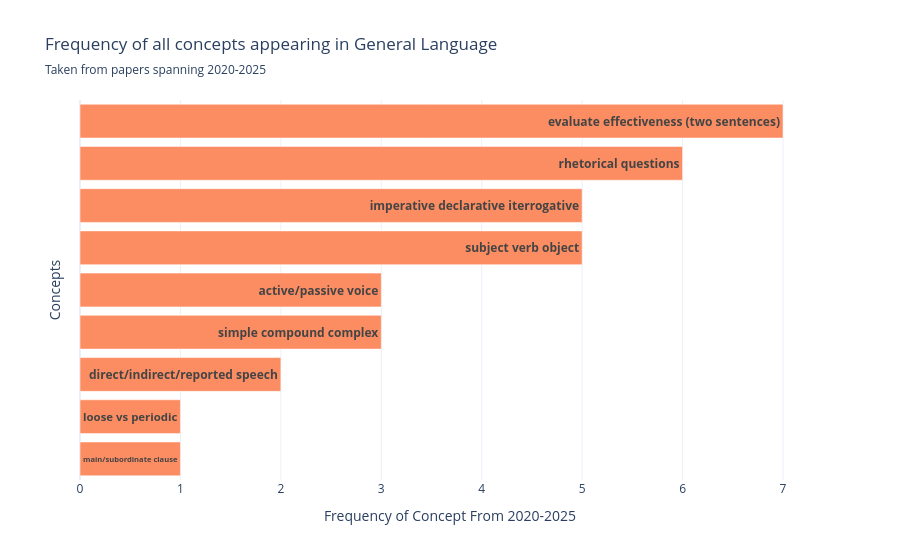

Here is the notebook cell this chart was saved with:
### Code cell
fig = px.bar(
    language_skills,
    x="count",
    y="Keywords",
    title = "Frequency of all concepts appearing in General Language",
    subtitle= "Taken from papers spanning 2020-2025",
    color = "Keywords",
    color_discrete_sequence=['#fc8d62'],
    orientation= 'h',
    text='Keywords',
    template='plotly_white'
    )

fig.update_layout(
    showlegend=False,
    yaxis_title = 'Concepts',
    xaxis_title = 'Frequency of Concept From 2020-2025',    
)
fig.update_yaxes(          
    showticklabels=False  
)

fig.update_traces(
    textposition="inside",
    textfont=dict(weight="bold")  # Makes all bar text bold
)

fig.show()

### Figure 1 — Plotly figure (JSON) as saved in the notebook; plotly's stock layout.template omitted (floating-point values rounded to 4 significant figures)
{"data": [{"hovertemplate": "Keywords=%{text}<br>count=%{x}<extra></extra>", "legendgroup": "evaluate effectiveness (two sentences)", "marker": {"color": "#fc8d62", "pattern": {"shape": ""}}, "name": "evaluate effectiveness (two sentences)", "orientation": "h", "showlegend": true, "text": ["evaluate effectiveness (two sentences)"], "textfont": {"weight": "bold"}, "textposition": "inside", "type": "bar", "x": [7], "xaxis": "x", "y": ["evaluate effectiveness (two sentences)"], "yaxis": "y"}, {"hovertemplate": "Keywords=%{text}<br>count=%{x}<extra></extra>", "legendgroup": "rhetorical questions", "marker": {"color": "#fc8d62", "pattern": {"shape": ""}}, "name": "rhetorical questions", "orientation": "h", "showlegend": true, "text": ["rhetorical questions"], "textfont": {"weight": "bold"}, "textposition": "inside", "type": "bar", "x": [6], "xaxis": "x", "y": ["rhetorical questions"], "yaxis": "y"}, {"hovertemplate": "Keywords=%{text}<br>count=%{x}<extra></extra>", "legendgroup": "imperative declarative iterrogative", "marker": {"color": "#fc8d62", "pattern": {"shape": ""}}, "name": "imperative declarative iterrogative", "orientation": "h", "showlegend": true, "text": ["imperative declarative iterrogative"], "textfont": {"weight": "bold"}, "textposition": "inside", "type": "bar", "x": [5], "xaxis": "x", "y": ["imperative declarative iterrogative"], "yaxis": "y"}, {"hovertemplate": "Keywords=%{text}<br>count=%{x}<extra></extra>", "legendgroup": "subject verb object", "marker": {"color": "#fc8d62", "pattern": {"shape": ""}}, "name": "subject verb object", "orientation": "h", "showlegend": true, "text": ["subject verb object"], "textfont": {"weight": "bold"}, "textposition": "inside", "type": "bar", "x": [5], "xaxis": "x", "y": ["subject verb object"], "yaxis": "y"}, {"hovertemplate": "Keywords=%{text}<br>count=%{x}<extra></extra>", "legendgroup": "active/passive voice", "marker": {"color": "#fc8d62", "pattern": {"shape": ""}}, "name": "active/passive voice", "orientation": "h", "showlegend": true, "text": ["active/passive voice"], "textfont": {"weight": "bold"}, "textposition": "inside", "type": "bar", "x": [3], "xaxis": "x", "y": ["active/passive voice"], "yaxis": "y"}, {"hovertemplate": "Keywords=%{text}<br>count=%{x}<extra></extra>", "legendgroup": "simple compound complex", "marker": {"color": "#fc8d62", "pattern": {"shape": ""}}, "name": "simple compound complex", "orientation": "h", "showlegend": true, "text": ["simple compound complex"], "textfont": {"weight": "bold"}, "textposition": "inside", "type": "bar", "x": [3], "xaxis": "x", "y": ["simple compound complex"], "yaxis": "y"}, {"hovertemplate": "Keywords=%{text}<br>count=%{x}<extra></extra>", "legendgroup": "direct/indirect/reported speech", "marker": {"color": "#fc8d62", "pattern": {"shape": ""}}, "name": "direct/indirect/reported speech", "orientation": "h", "showlegend": true, "text": ["direct/indirect/reported speech"], "textfont": {"weight": "bold"}, "textposition": "inside", "type": "bar", "x": [2], "xaxis": "x", "y": ["direct/indirect/reported speech"], "yaxis": "y"}, {"hovertemplate": "Keywords=%{text}<br>count=%{x}<extra></extra>", "legendgroup": "loose vs periodic", "marker": {"color": "#fc8d62", "pattern": {"shape": ""}}, "name": "loose vs periodic", "orientation": "h", "showlegend": true, "text": ["loose vs periodic"], "textfont": {"weight": "bold"}, "textposition": "inside", "type": "bar", "x": [1], "xaxis": "x", "y": ["loose vs periodic"], "yaxis": "y"}, {"hovertemplate": "Keywords=%{text}<br>count=%{x}<extra></extra>", "legendgroup": "main/subordinate clause", "marker": {"color": "#fc8d62", "pattern": {"shape": ""}}, "name": "main/subordinate clause", "orientation": "h", "showlegend": true, "text": ["main/subordinate clause"], "textfont": {"weight": "bold"}, "textposition": "inside", "type": "bar", "x": [1], "xaxis": "x", "y": ["main/subordinate clause"], "yaxis": "y"}], "layout": {"barmode": "relative", "legend": {"title": {"text": "Keywords"}, "tracegroupgap": 0}, "showlegend": false, "title": {"subtitle": {"text": "Taken from papers spanning 2020-2025"}, "text": "Frequency of all concepts appearing in General Language"}, "xaxis": {"anchor": "y", "domain": [0, 1], "title": {"text": "Frequency of Concept From 2020-2025"}}, "yaxis": {"anchor": "x", "categoryarray": ["main/subordinate clause", "loose vs periodic", "direct/indirect/reported speech", "simple compound complex", "active/passive voice", "subject verb object", "imperative declarative iterrogative", "rhetorical questions", "evaluate effectiveness (two sentences)"], "categoryorder": "array", "domain": [0, 1], "showticklabels": false, "title": {"text": "Concepts"}}}}
